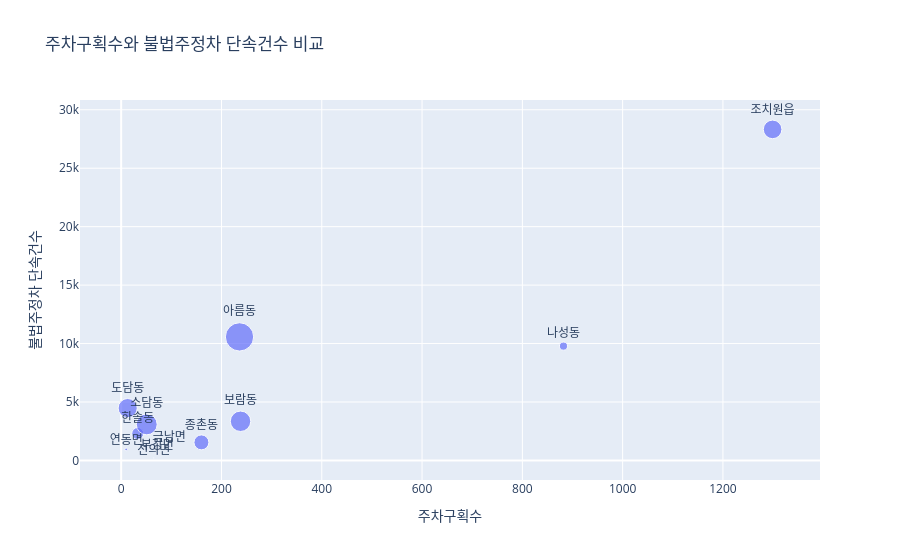

Notebook code for this chart:
### Code cell
fig = px.scatter(
    priority_df,
    x='주차구획수',
    y='단속건수',
    size='면적 당 단속건수',
    text='지역',
    title='주차구획수와 불법주정차 단속건수 비교',
    labels={
        '주차구획수': '주차구획수',
        '단속건수': '불법주정차 단속건수',
        '면적 당 단속건수': '면적 당 단속건수'
    },
    hover_data=[
        '지역',
        '주차장수',
        '주차구획 1면당 단속건수',
        '면적당 주차구획수'
    ]
)

fig.update_traces(textposition='top center')
fig.show()

### Figure 1 — Plotly figure (JSON) as saved in the notebook; plotly's stock layout.template omitted (floating-point values rounded to 4 significant figures)
{"data": [{"customdata": [["도담동", 1, 344.6, 6.4], ["연동면", 1, 94.4, 0.47], ["한솔동", 1, 69.94, 12.22], ["소담동", 1, 60.51, 43.59], ["아름동", 1, 44.8, 107.8], ["조치원읍", 38, 21.8, 95.8], ["보람동", 4, 14.08, 178.9], ["금남면", 2, 12.7, 1.32], ["나성동", 4, 11.09, 35.41], ["종촌동", 1, 9.67, 139.1], ["부강면", 5, 8.03, 2.59], ["전의면", 1, 3.23, 1.04]], "hovertemplate": "주차구획수=%{x}<br>불법주정차 단속건수=%{y}<br>면적 당 단속건수=%{marker.size}<br>지역=%{customdata[0]}<br>주차장수=%{customdata[1]}<br>주차구획 1면당 단속건수=%{customdata[2]}<br>면적당 주차구획수=%{customdata[3]}<extra></extra>", "legendgroup": "", "marker": {"color": "#636efa", "size": [2207, 44, 855, 2638, 4827, 2089, 2520, 17, 393, 1345, 21, 3], "sizemode": "area", "sizeref": 12.07, "symbol": "circle"}, "mode": "markers+text", "name": "", "orientation": "v", "showlegend": false, "text": ["도담동", "연동면", "한솔동", "소담동", "아름동", "조치원읍", "보람동", "금남면", "나성동", "종촌동", "부강면", "전의면"], "textposition": "top center", "type": "scatter", "x": [13, 10, 33, 51, 236, 1299, 238, 96, 882, 160, 72, 65], "xaxis": "x", "y": [4480, 944, 2308, 3086, 10572, 28321, 3352, 1219, 9780, 1547, 578, 210], "yaxis": "y"}], "layout": {"legend": {"itemsizing": "constant", "tracegroupgap": 0}, "title": {"text": "주차구획수와 불법주정차 단속건수 비교"}, "xaxis": {"anchor": "y", "domain": [0, 1], "title": {"text": "주차구획수"}}, "yaxis": {"anchor": "x", "domain": [0, 1], "title": {"text": "불법주정차 단속건수"}}}}
